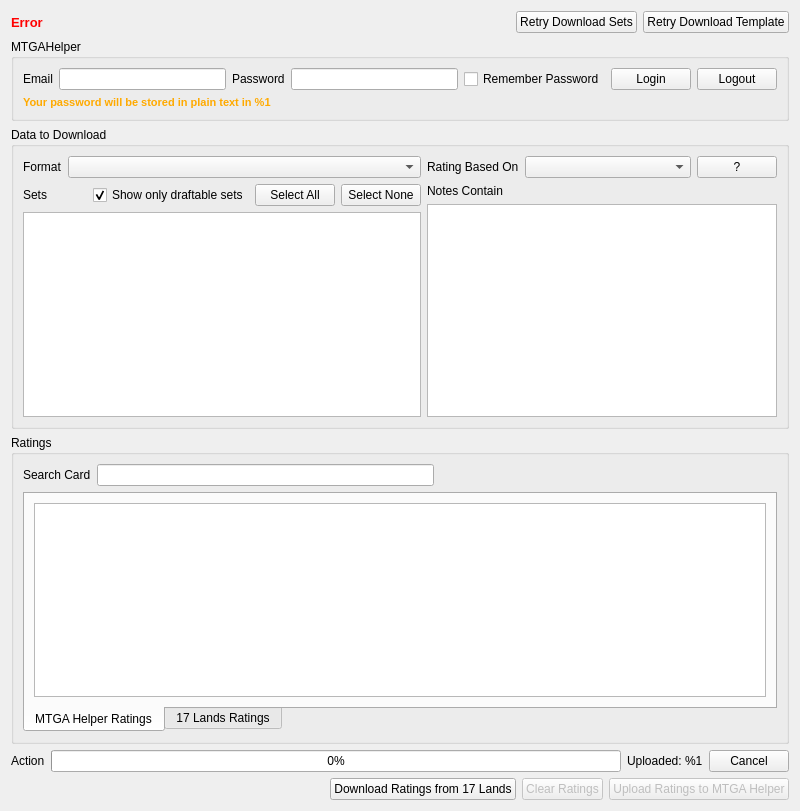
<?xml version="1.0" encoding="UTF-8"?>
<ui version="4.0">
 <class>MainWindow</class>
 <widget class="QWidget" name="MainWindow">
  <property name="geometry">
   <rect>
    <x>0</x>
    <y>0</y>
    <width>800</width>
    <height>811</height>
   </rect>
  </property>
  <property name="windowTitle">
   <string>17 Helper</string>
  </property>
  <layout class="QVBoxLayout" name="verticalLayout_2">
   <item>
    <layout class="QHBoxLayout" name="horizontalLayout_5">
     <item>
      <widget class="QLabel" name="errorLabel">
       <property name="sizePolicy">
        <sizepolicy hsizetype="Expanding" vsizetype="Preferred">
         <horstretch>0</horstretch>
         <verstretch>0</verstretch>
        </sizepolicy>
       </property>
       <property name="palette">
        <palette>
         <active>
          <colorrole role="WindowText">
           <brush brushstyle="SolidPattern">
            <color alpha="255">
             <red>255</red>
             <green>0</green>
             <blue>0</blue>
            </color>
           </brush>
          </colorrole>
         </active>
         <inactive>
          <colorrole role="WindowText">
           <brush brushstyle="SolidPattern">
            <color alpha="255">
             <red>255</red>
             <green>0</green>
             <blue>0</blue>
            </color>
           </brush>
          </colorrole>
         </inactive>
         <disabled>
          <colorrole role="WindowText">
           <brush brushstyle="SolidPattern">
            <color alpha="255">
             <red>120</red>
             <green>120</green>
             <blue>120</blue>
            </color>
           </brush>
          </colorrole>
         </disabled>
        </palette>
       </property>
       <property name="font">
        <font>
         <pointsize>10</pointsize>
         <weight>75</weight>
         <bold>true</bold>
        </font>
       </property>
       <property name="text">
        <string>Error</string>
       </property>
       <property name="textFormat">
        <enum>Qt::PlainText</enum>
       </property>
      </widget>
     </item>
     <item>
      <widget class="QPushButton" name="retryBasicDownloadButton">
       <property name="text">
        <string>Retry Download Sets</string>
       </property>
      </widget>
     </item>
     <item>
      <widget class="QPushButton" name="retryTemplateButton">
       <property name="text">
        <string>Retry Download Template</string>
       </property>
      </widget>
     </item>
    </layout>
   </item>
   <item>
    <widget class="QGroupBox" name="MTGAHelperGroup">
     <property name="title">
      <string>MTGAHelper</string>
     </property>
     <layout class="QGridLayout" name="gridLayout">
      <item row="0" column="0">
       <widget class="QLabel" name="label">
        <property name="text">
         <string>Email</string>
        </property>
       </widget>
      </item>
      <item row="0" column="1">
       <widget class="QLineEdit" name="usernameEdit"/>
      </item>
      <item row="0" column="2">
       <widget class="QLabel" name="pwdLabel">
        <property name="text">
         <string>Password</string>
        </property>
       </widget>
      </item>
      <item row="0" column="3">
       <widget class="QLineEdit" name="pwdEdit">
        <property name="echoMode">
         <enum>QLineEdit::Password</enum>
        </property>
       </widget>
      </item>
      <item row="0" column="4">
       <widget class="QCheckBox" name="remembePwdCheck">
        <property name="text">
         <string>Remember Password</string>
        </property>
       </widget>
      </item>
      <item row="0" column="5">
       <widget class="QPushButton" name="loginButton">
        <property name="text">
         <string>Login</string>
        </property>
       </widget>
      </item>
      <item row="0" column="6">
       <widget class="QPushButton" name="logoutButton">
        <property name="text">
         <string>Logout</string>
        </property>
       </widget>
      </item>
      <item row="1" column="0" colspan="5">
       <widget class="QLabel" name="savePwdWarningLabel">
        <property name="palette">
         <palette>
          <active>
           <colorrole role="WindowText">
            <brush brushstyle="SolidPattern">
             <color alpha="255">
              <red>255</red>
              <green>170</green>
              <blue>0</blue>
             </color>
            </brush>
           </colorrole>
          </active>
          <inactive>
           <colorrole role="WindowText">
            <brush brushstyle="SolidPattern">
             <color alpha="255">
              <red>255</red>
              <green>170</green>
              <blue>0</blue>
             </color>
            </brush>
           </colorrole>
          </inactive>
          <disabled>
           <colorrole role="WindowText">
            <brush brushstyle="SolidPattern">
             <color alpha="255">
              <red>120</red>
              <green>120</green>
              <blue>120</blue>
             </color>
            </brush>
           </colorrole>
          </disabled>
         </palette>
        </property>
        <property name="font">
         <font>
          <pointsize>8</pointsize>
          <weight>75</weight>
          <bold>true</bold>
         </font>
        </property>
        <property name="text">
         <string notr="true">Your password will be stored in plain text in %1</string>
        </property>
       </widget>
      </item>
     </layout>
    </widget>
   </item>
   <item>
    <widget class="QGroupBox" name="setsGroup">
     <property name="title">
      <string>Data to Download</string>
     </property>
     <layout class="QHBoxLayout" name="horizontalLayout_4">
      <item>
       <layout class="QVBoxLayout" name="verticalLayout">
        <item>
         <layout class="QHBoxLayout" name="horizontalLayout_2">
          <item>
           <widget class="QLabel" name="label_2">
            <property name="text">
             <string>Format</string>
            </property>
           </widget>
          </item>
          <item>
           <widget class="QComboBox" name="formatsCombo">
            <property name="sizePolicy">
             <sizepolicy hsizetype="Expanding" vsizetype="Fixed">
              <horstretch>0</horstretch>
              <verstretch>0</verstretch>
             </sizepolicy>
            </property>
           </widget>
          </item>
         </layout>
        </item>
        <item>
         <layout class="QHBoxLayout" name="horizontalLayout_3">
          <item>
           <widget class="QLabel" name="label_3">
            <property name="text">
             <string>Sets</string>
            </property>
           </widget>
          </item>
          <item>
           <spacer name="horizontalSpacer">
            <property name="orientation">
             <enum>Qt::Horizontal</enum>
            </property>
            <property name="sizeHint" stdset="0">
             <size>
              <width>40</width>
              <height>20</height>
             </size>
            </property>
           </spacer>
          </item>
          <item>
           <widget class="QCheckBox" name="draftableSetsCheck">
            <property name="text">
             <string>Show only draftable sets</string>
            </property>
            <property name="checked">
             <bool>true</bool>
            </property>
           </widget>
          </item>
          <item>
           <widget class="QPushButton" name="allSetsButton">
            <property name="text">
             <string>Select All</string>
            </property>
           </widget>
          </item>
          <item>
           <widget class="QPushButton" name="noSetButton">
            <property name="text">
             <string>Select None</string>
            </property>
           </widget>
          </item>
         </layout>
        </item>
        <item>
         <widget class="QListView" name="setsView"/>
        </item>
       </layout>
      </item>
      <item>
       <layout class="QVBoxLayout" name="verticalLayout_3">
        <item>
         <layout class="QHBoxLayout" name="horizontalLayout_6">
          <item>
           <widget class="QLabel" name="label_4">
            <property name="text">
             <string>Rating Based On</string>
            </property>
           </widget>
          </item>
          <item>
           <widget class="QComboBox" name="ratingBasedCombo">
            <property name="sizePolicy">
             <sizepolicy hsizetype="Expanding" vsizetype="Fixed">
              <horstretch>0</horstretch>
              <verstretch>0</verstretch>
             </sizepolicy>
            </property>
           </widget>
          </item>
          <item>
           <widget class="QPushButton" name="ratingBasedButton">
            <property name="toolTip">
             <string>Definitions</string>
            </property>
            <property name="text">
             <string>?</string>
            </property>
           </widget>
          </item>
         </layout>
        </item>
        <item>
         <widget class="QLabel" name="label_5">
          <property name="text">
           <string>Notes Contain</string>
          </property>
         </widget>
        </item>
        <item>
         <widget class="QListView" name="notesView"/>
        </item>
       </layout>
      </item>
     </layout>
    </widget>
   </item>
   <item>
    <widget class="QGroupBox" name="customRatingsGroup">
     <property name="title">
      <string>Ratings</string>
     </property>
     <layout class="QGridLayout" name="gridLayout_2">
      <item row="0" column="0">
       <widget class="QLabel" name="label_6">
        <property name="text">
         <string>Search Card</string>
        </property>
       </widget>
      </item>
      <item row="0" column="1">
       <widget class="QLineEdit" name="searchCardEdit"/>
      </item>
      <item row="0" column="2">
       <spacer name="horizontalSpacer_3">
        <property name="orientation">
         <enum>Qt::Horizontal</enum>
        </property>
        <property name="sizeHint" stdset="0">
         <size>
          <width>252</width>
          <height>20</height>
         </size>
        </property>
       </spacer>
      </item>
      <item row="1" column="0" colspan="3">
       <widget class="QTabWidget" name="tabWidget">
        <property name="tabPosition">
         <enum>QTabWidget::South</enum>
        </property>
        <property name="currentIndex">
         <number>0</number>
        </property>
        <widget class="QWidget" name="MTGAHTab">
         <attribute name="title">
          <string>MTGA Helper Ratings</string>
         </attribute>
         <layout class="QVBoxLayout" name="verticalLayout_4">
          <item>
           <widget class="QTableView" name="ratingsView">
            <property name="sortingEnabled">
             <bool>true</bool>
            </property>
            <attribute name="horizontalHeaderStretchLastSection">
             <bool>true</bool>
            </attribute>
            <attribute name="verticalHeaderVisible">
             <bool>false</bool>
            </attribute>
           </widget>
          </item>
         </layout>
        </widget>
        <widget class="QWidget" name="SLTab">
         <attribute name="title">
          <string>17 Lands Ratings</string>
         </attribute>
         <layout class="QVBoxLayout" name="verticalLayout_5">
          <item>
           <widget class="QTableView" name="slRatingsView">
            <property name="sortingEnabled">
             <bool>true</bool>
            </property>
           </widget>
          </item>
         </layout>
        </widget>
       </widget>
      </item>
     </layout>
    </widget>
   </item>
   <item>
    <layout class="QHBoxLayout" name="horizontalLayout_7">
     <item>
      <widget class="QLabel" name="progressLabel">
       <property name="text">
        <string>Action</string>
       </property>
      </widget>
     </item>
     <item>
      <widget class="QProgressBar" name="progressBar">
       <property name="value">
        <number>0</number>
       </property>
      </widget>
     </item>
     <item>
      <widget class="QLabel" name="uploadedLabel">
       <property name="text">
        <string notr="true">Uploaded: %1</string>
       </property>
      </widget>
     </item>
     <item>
      <widget class="QPushButton" name="cancelUploadButton">
       <property name="text">
        <string>Cancel</string>
       </property>
      </widget>
     </item>
    </layout>
   </item>
   <item>
    <layout class="QHBoxLayout" name="horizontalLayout">
     <item>
      <spacer name="horizontalSpacer_2">
       <property name="orientation">
        <enum>Qt::Horizontal</enum>
       </property>
       <property name="sizeHint" stdset="0">
        <size>
         <width>40</width>
         <height>20</height>
        </size>
       </property>
      </spacer>
     </item>
     <item>
      <widget class="QPushButton" name="downloadButton">
       <property name="enabled">
        <bool>true</bool>
       </property>
       <property name="text">
        <string>Download Ratings from 17 Lands</string>
       </property>
      </widget>
     </item>
     <item>
      <widget class="QPushButton" name="clearRatingsButton">
       <property name="enabled">
        <bool>false</bool>
       </property>
       <property name="text">
        <string>Clear Ratings</string>
       </property>
      </widget>
     </item>
     <item>
      <widget class="QPushButton" name="uploadButton">
       <property name="enabled">
        <bool>false</bool>
       </property>
       <property name="text">
        <string>Upload Ratings to MTGA Helper</string>
       </property>
      </widget>
     </item>
    </layout>
   </item>
  </layout>
 </widget>
 <resources/>
 <connections/>
</ui>
